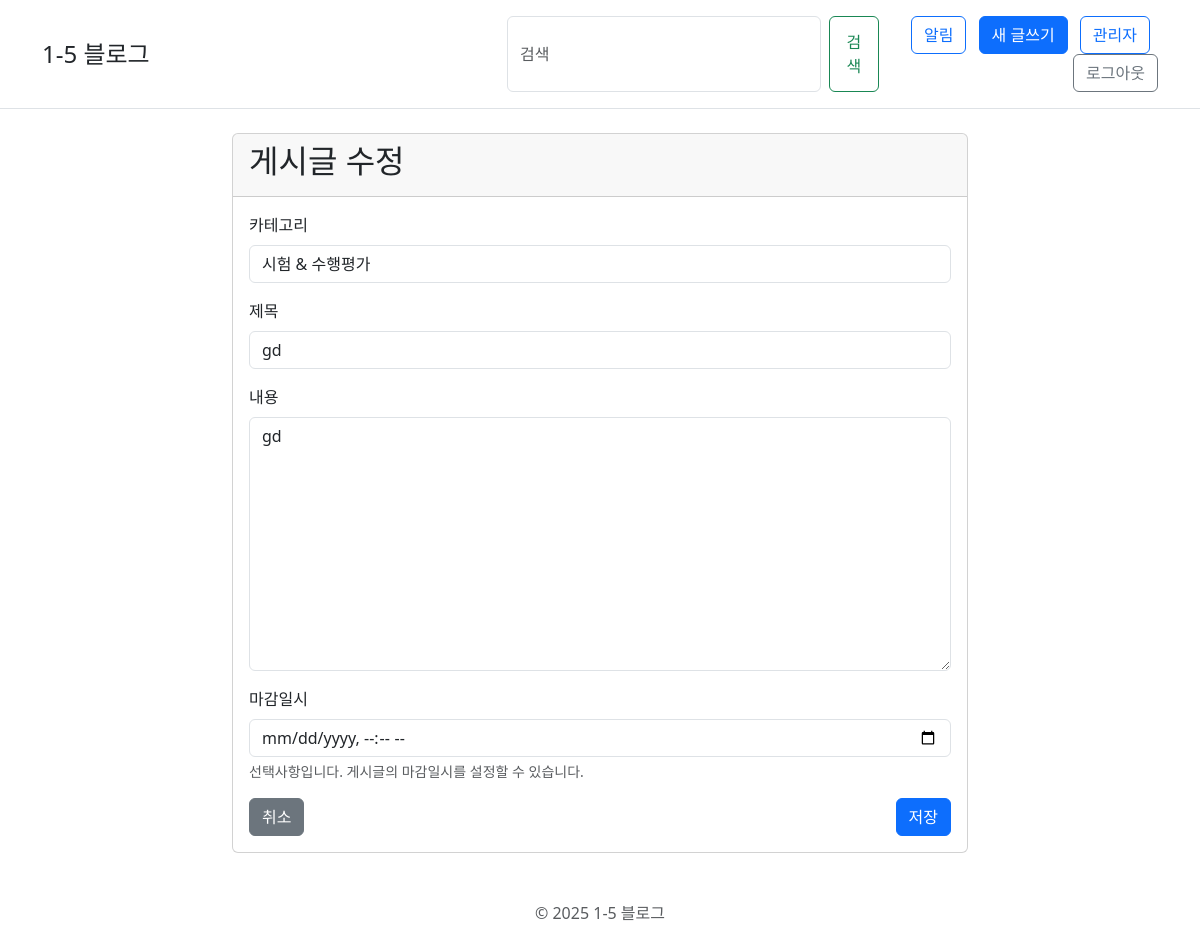
The page /post/7/edit/ (signed in) on the database its author committed.
### blog/models.py (models this page shows, shortened)
class Post(models.Model):
    author = models.ForeignKey(settings.AUTH_USER_MODEL, on_delete=models.CASCADE, verbose_name='작성자')
    category = models.ForeignKey(Category, on_delete=models.CASCADE, verbose_name='카테고리')
    title = models.CharField(max_length=200, verbose_name='제목')
    text = models.TextField(verbose_name='내용')
    created_date = models.DateTimeField(default=timezone.now, verbose_name='작성일')
    published_date = models.DateTimeField(blank=True, null=True, verbose_name='게시일')
    latitude = models.FloatField(blank=True, null=True, verbose_name='위도')
    longitude = models.FloatField(blank=True, null=True, verbose_name='경도')
    due_date = models.DateTimeField(blank=True, null=True, verbose_name='마감일시')
    class Meta:
        verbose_name = '게시글'
        verbose_name_plural = '게시글'

### blog/views.py (the view)
# urls.py: path('post/<int:pk>/edit/', views.post_edit, name='post_edit'),
@csrf_exempt
@login_required
def post_edit(request, pk):
    post = get_object_or_404(Post, pk=pk)
    if request.method == "POST":
        form = PostForm(request.POST, request.FILES, instance=post)
        if form.is_valid():
            post = form.save(commit=False)
            post.author = request.user
            category = form.cleaned_data.get('category')
            if category:
                if not category.enable_map:
                    post.latitude = None
                    post.longitude = None
                if not category.enable_due_date:
                    post.due_date = None
            post.save()
            if category and not category.enable_time and post.due_date:
                post.due_date = timezone.make_aware(
                    datetime.combine(post.due_date.date(), datetime.min.time())
                )
                post.save()
            for image in request.FILES.getlist('images'):
                PostImage.objects.create(post=post, image=image)
            return redirect('post_detail', pk=post.pk)
    else:
        form = PostForm(instance=post)
    return render(request, 'blog/post_edit.html', {'form': form, 'post': post})

### blog/forms.py
class PostForm(forms.ModelForm):
    images = MultipleFileField(
        required=False,
        label='이미지',
        widget=MultipleFileInput(attrs={'class': 'form-control'})
    )
    class Meta:
        model = Post
        fields = ('category', 'title', 'text', 'latitude', 'longitude', 'due_date')
        widgets = {
            'title': forms.TextInput(attrs={'class': 'form-control'}),
            'text': forms.Textarea(attrs={'class': 'form-control'}),
            'category': forms.Select(attrs={'class': 'form-control'}),
            'latitude': forms.HiddenInput(),
            'longitude': forms.HiddenInput(),
            'due_date': forms.DateTimeInput(attrs={
                'class': 'form-control',
                'type': 'datetime-local'
            }),
        }
        labels = {
            'category': '카테고리',
            'title': '제목',
            'text': '내용',
            'due_date': '마감일시',
        }

### blog/models.py (called while the page is built)
    def __str__(self):
        return self.name

### templates/blog/post_edit.html (shortened to what this page needs)
{% extends 'base.html' %}
{% block content %}
<div class="col-md-8 offset-md-2">
    <div class="card">
        <div class="card-header">
            <h2>{% if form.instance.pk %}게시글 수정{% else %}새 게시글{% endif %}</h2>
        </div>
        <div class="card-body">
            <form method="POST" enctype="multipart/form-data">
                <div class="mb-3">
                    <label for="{{ form.category.id_for_label }}" class="form-label">{{ form.category.label }}</label>
                    {{ form.category }}
                </div>
                <div class="mb-3">
                    <label for="{{ form.title.id_for_label }}" class="form-label">{{ form.title.label }}</label>
                    {{ form.title }}
                </div>
                <div class="mb-3">
                    <label for="{{ form.text.id_for_label }}" class="form-label">{{ form.text.label }}</label>
                    {{ form.text }}
                </div>
                {% if not form.instance.pk or form.instance.category.enable_due_date %}
                <div class="mb-3 due-date-field">
                    <label for="{{ form.due_date.id_for_label }}" class="form-label">{{ form.due_date.label }}</label>
                    {{ form.due_date }}
                    <div class="form-text">선택사항입니다. 게시글의 마감일시를 설정할 수 있습니다.</div>
                </div>
                {% endif %}
                <div class="d-flex justify-content-between">
                    <a href="{% url 'post_list' %}" class="btn btn-secondary">취소</a>
                    <button type="submit" class="btn btn-primary">저장</button>
                </div>
            </form>
        </div>
    </div>
</div>
<link rel="stylesheet" href="https://unpkg.com/leaflet@1.9.4/dist/leaflet.css" />
{% endblock %}

### rows shown on the page
Post: category "시험 & 수행평가", title "gd", text "gd"
